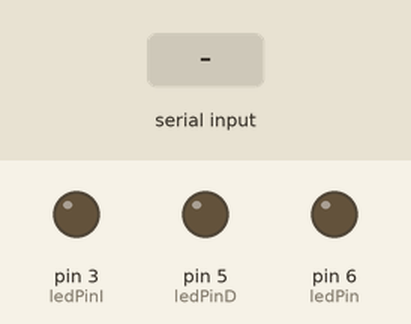
Bench run of a sketch on a simulated Arduino Uno, built with avr-gcc and run on an emulated ATmega328P. Parts: output pins drawn as LEDs (lit = HIGH). Dashed ring = blinking. Inputs (shaded band) come from the test bench.

Above: at 1.2 s.
1.3 s: "I" received over Serial
At 1.4 s:
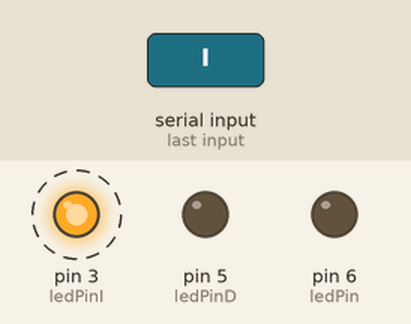
4.3 s: "D" received over Serial
At 4.6 s:
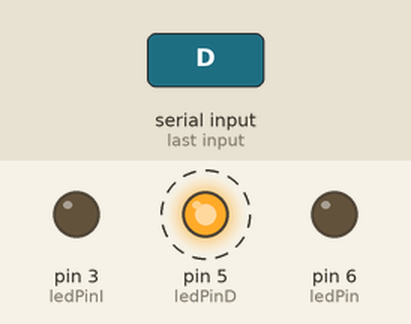
7.3 s: "N" received over Serial
At 7.6 s:
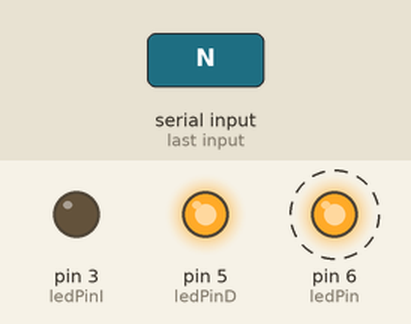
10.3 s: "I" received over Serial
At 11.0 s:
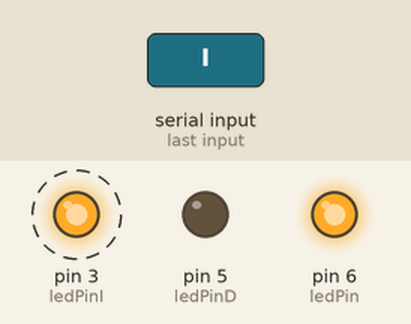
13.3 s: "A" received over Serial
At 13.6 s:
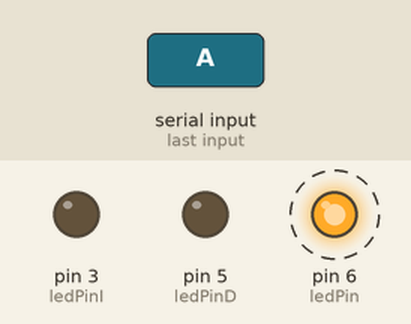
16.3 s: "G" received over Serial
At 17.3 s:
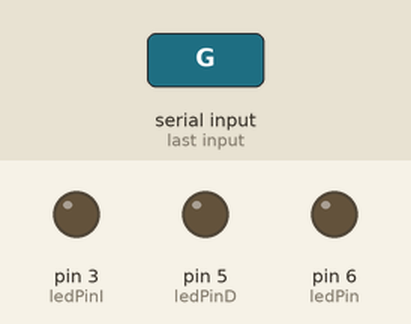
Timing chart, 0 to 18.8 s (numbered marks = the images above; inputs shaded):
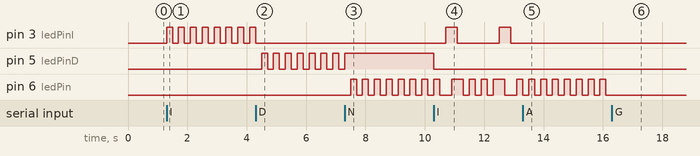

Measured:
- after the input at 1.3 s, pin 3 (ledPinI): alternates HIGH for 0.20 s and LOW for 0.20 s, starting at once
- after the input at 4.3 s, pin 3 (ledPinI): goes on until 4.3 s, then stays LOW; pin 5 (ledPinD): alternates HIGH for 0.20 s and LOW for 0.20 s, starting after 0.20 s
- after the input at 7.3 s, pin 5 (ledPinD): goes on until 7.3 s, then stays HIGH; pin 6 (ledPin): alternates HIGH for 0.20 s and LOW for 0.20 s, starting after 0.20 s
- after the input at 10.3 s, pin 3 (ledPinI): alternates HIGH for 0.40 s and LOW for 1.4 s, starting after 0.40 s
- after the input at 13.3 s, pin 3 (ledPinI): stays LOW (without the input it goes to HIGH after 0.20 s)
- after the input at 16.3 s, pin 6 (ledPin): stops changing and stays LOW

The sketch:

PMV.ino
```cpp
const int ledPin =  6;
const int ledPinI =  3;
const int ledPinD =  5;

int ledState = 0;
int ledStateI = 0;
int ledStateD = 0;
unsigned long previousMillis = 0;

const long interval = 200;
int incomingByte;

int parpadeo = 0;
int parpadeoI = LOW;
int parpadeoD = LOW;

void setup() {

  pinMode(ledPinI, OUTPUT);
  pinMode(ledPinD, OUTPUT);
  Serial.begin(9600);
}

void loop() {
  lecturapuerto();
  if (parpadeo == 1) {
    controlLEDmillis();
  }
  if (parpadeoI == 1) {
    controlLEDmillisI();
  }
  if (parpadeoD == 1) {
    controlLEDmillisD();
  }

  digitalWrite(ledPinI, ledStateI);
  digitalWrite(ledPinD, ledStateD);
  analogWrite(ledPin, ledState);
}

void controlLEDmillis() {

  unsigned long currentMillis = millis();
  if (currentMillis - previousMillis >= interval) {

    previousMillis = currentMillis;
    if (ledState == 0) {
      ledState = 255;
    } else {
      ledState = 0;
    }
  }
}

void controlLEDmillisI() {

  unsigned long currentMillis = millis();
  if (currentMillis - previousMillis >= interval) {

    previousMillis = currentMillis;
    if (ledStateI == LOW) {
      ledStateI = HIGH;
    } else {
      ledStateI = LOW;
    }
  }
}

void controlLEDmillisD() {

  unsigned long currentMillis = millis();
  if (currentMillis - previousMillis >= interval) {

    previousMillis = currentMillis;
    if (ledStateD == LOW) {
      ledStateD = HIGH;
    } else {
      ledStateD = LOW;
    }
  }
}

void lecturapuerto() {

  if (Serial.available() > 0) {

    incomingByte = Serial.read();

    if (incomingByte == 'I') {
      parpadeoI = 1;
      parpadeoD = 0;
      ledStateD = LOW;
    }
    if (incomingByte == 'A') {
      ledStateI = LOW;
      parpadeoI = 0;
      ledStateD = LOW;
      parpadeoD = 0;
    }
    if (incomingByte == 'D') {
      parpadeoD = 1;
      parpadeoI = 0;
      ledStateI = LOW;
    }
    if (incomingByte == 'N') {
      parpadeo = 1;
    }
    else if (incomingByte == 'G') {
      ledState = 0;
      parpadeo = 0;
    }
    else if (incomingByte == 'F') {
      ledState = 255;
      parpadeo = 0;
    }
    else if (incomingByte == 'P') {
      ledState = 50;
      parpadeo = 0;
    }
  }
}
```
